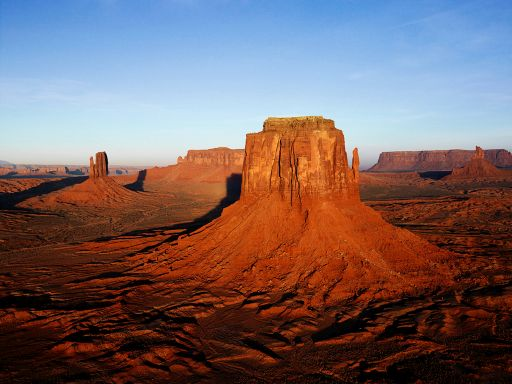
#> input picture images/desert.jpg, 512 x 384 px, found by its file name
$ python dft_image.py
#> lines starting #> are read from the running program, lines starting #| are printed output that depends on the picture
from __future__ import print_function
import sys

import cv2
import numpy as np


def print_help():
    print('''
    This program demonstrated the use of the discrete Fourier transform (DFT).
    The dft of an image is taken and it's power spectrum is displayed.
    Usage:
    discrete_fourier_transform.py [image_name -- default ../../../../data/lena.jpg]''')


def main(argv):

    print_help()

    filename = argv[0] if len(argv) > 0 else "desert.jpg"

    I = cv2.imread(filename, cv2.IMREAD_GRAYSCALE)
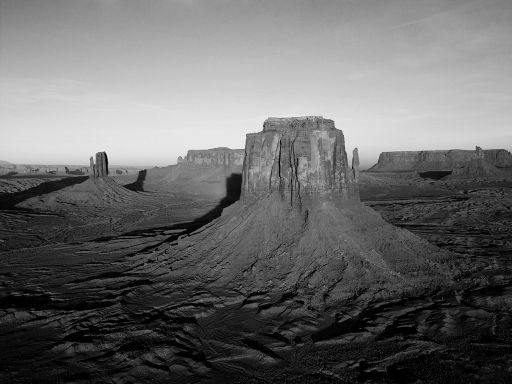
#> I: shape (384, 512); min 0, max 248, mean 105.8
    if I is None:
        print('Error opening image')
        return -1
    ## [expand]
    rows, cols = I.shape
#> rows = 384; cols = 512
    m = cv2.getOptimalDFTSize( rows )
#> m = 384
    n = cv2.getOptimalDFTSize( cols )
#> n = 512
    padded = cv2.copyMakeBorder(I, 0, m - rows, 0, n - cols, cv2.BORDER_CONSTANT, value=[0, 0, 0])
    ## [expand]
    ## [complex_and_real]
    planes = [np.float32(padded), np.zeros(padded.shape, np.float32)]
    complexI = cv2.merge(planes)         # Add to the expanded another plane with zeros
    ## [complex_and_real]
    ## [dft]
    cv2.dft(complexI, complexI)         # this way the result may fit in the source matrix
    ## [dft]
    # compute the magnitude and switch to logarithmic scale
    # = > log(1 + sqrt(Re(DFT(I)) ^ 2 + Im(DFT(I)) ^ 2))
    ## [magnitude]
    cv2.split(complexI, planes)                   # planes[0] = Re(DFT(I), planes[1] = Im(DFT(I))
    cv2.magnitude(planes[0], planes[1], planes[0])# planes[0] = magnitude
    magI = planes[0]
    ## [magnitude]
    ## [log]
    matOfOnes = np.ones(magI.shape, dtype=magI.dtype)
    cv2.add(matOfOnes, magI, magI) #  switch to logarithmic scale
#> matOfOnes: shape (384, 512) float32; every value is 1
    cv2.log(magI, magI)
    ## [log]
    ## [crop_rearrange]
    magI_rows, magI_cols = magI.shape
#> magI_rows = 384; magI_cols = 512
    # crop the spectrum, if it has an odd number of rows or columns
    magI = magI[0:(magI_rows & -2), 0:(magI_cols & -2)]
    cx = int(magI_rows/2)
#> cx = 192
    cy = int(magI_cols/2)
#> cy = 256

    q0 = magI[0:cx, 0:cy]         # Top-Left - Create a ROI per quadrant
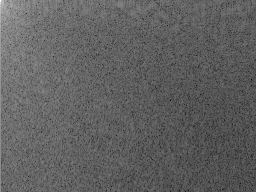
#> q0: shape (192, 256) float32; min 2.57, max 16.85, mean 7.98; drawn with min black and max white
    q1 = magI[cx:cx+cx, 0:cy]     # Top-Right
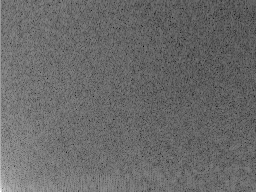
#> q1: shape (192, 256) float32; min 2.1, max 15.99, mean 7.88; drawn with min black and max white
    q2 = magI[0:cx, cy:cy+cy]     # Bottom-Left
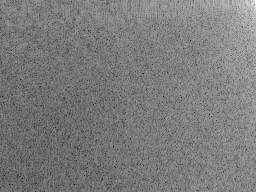
#> q2: shape (192, 256) float32; min 2.1, max 13.96, mean 7.87; drawn with min black and max white
    q3 = magI[cx:cx+cx, cy:cy+cy] # Bottom-Right
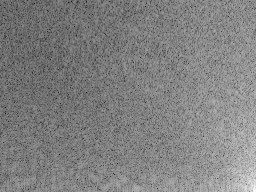
#> q3: shape (192, 256) float32; min 2.57, max 13.23, mean 7.96; drawn with min black and max white

    tmp = np.copy(q0)               # swap quadrants (Top-Left with Bottom-Right)
    magI[0:cx, 0:cy] = q3
    magI[cx:cx + cx, cy:cy + cy] = tmp

    tmp = np.copy(q1)               # swap quadrant (Top-Right with Bottom-Left)
    magI[cx:cx + cx, 0:cy] = q2
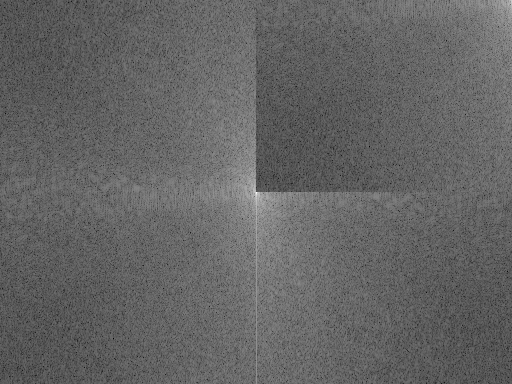
#> magI: shape (384, 512) float32; min 2.1, max 16.85, mean 7.92; drawn with min black and max white
    magI[0:cx, cy:cy + cy] = tmp
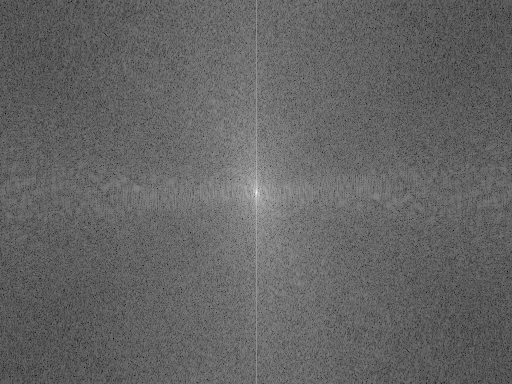
#> magI: shape (384, 512) float32; min 2.1, max 16.85, mean 7.92; drawn with min black and max white
    ## [crop_rearrange]
    ## [normalize]
    cv2.normalize(magI, magI, 0, 1, cv2.NORM_MINMAX) # Transform the matrix with float values into a
    ## viewable image form(float between values 0 and 1).
    ## [normalize]
    cv2.imshow("Input Image"       , I   )    # Show the result
    cv2.imshow("spectrum magnitude", magI)
    cv2.waitKey()

if __name__ == "__main__":
    main(sys.argv[1:])

$ run again, with images/01.jpg copied over images/desert.jpg
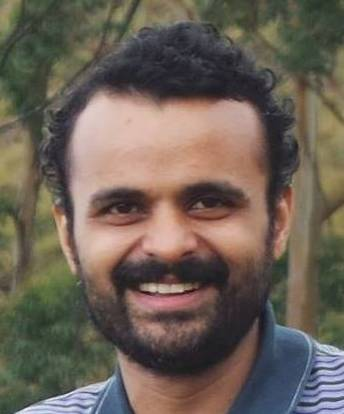
#> input picture images/01.jpg, 344 x 414 px, found by its file name
#> matOfOnes: shape (432, 360) float32; every value is 1
#> in main, `q3 = magI[cx:cx+cx, cy:cy+cy]`:
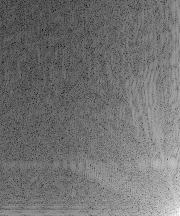
#> q3: shape (216, 180) float32; min 0.963, max 13.62, mean 6.66; drawn with min black and max white
#> in main, `magI[0:cx, cy:cy + cy] = tmp`:
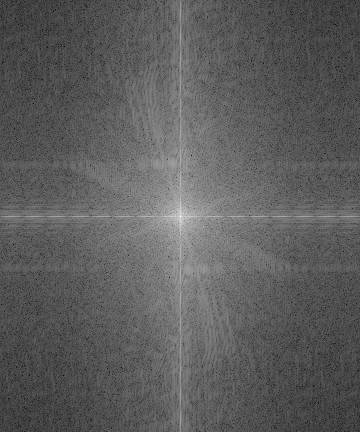
#> magI: shape (432, 360) float32; min 0.963, max 16.47, mean 6.65; drawn with min black and max white

$ run again, with images/03.jpg copied over images/desert.jpg
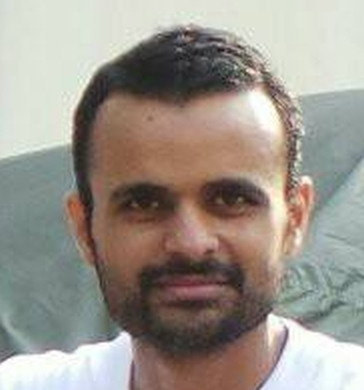
#> input picture images/03.jpg, 364 x 390 px, found by its file name
#> matOfOnes: shape (400, 375) float32; every value is 1
#> in main, `q3 = magI[cx:cx+cx, cy:cy+cy]`:
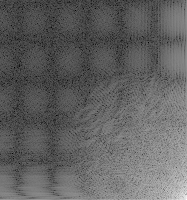
#> q3: shape (200, 187) float32; min 1.45, max 14.09, mean 6.32; drawn with min black and max white
#> in main, `magI[0:cx, cy:cy + cy] = tmp`:
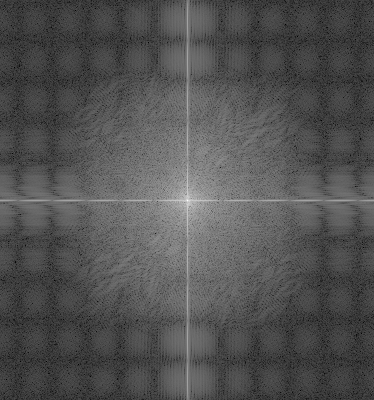
#> magI: shape (400, 374) float32; min 1.33, max 16.87, mean 6.36; drawn with min black and max white
